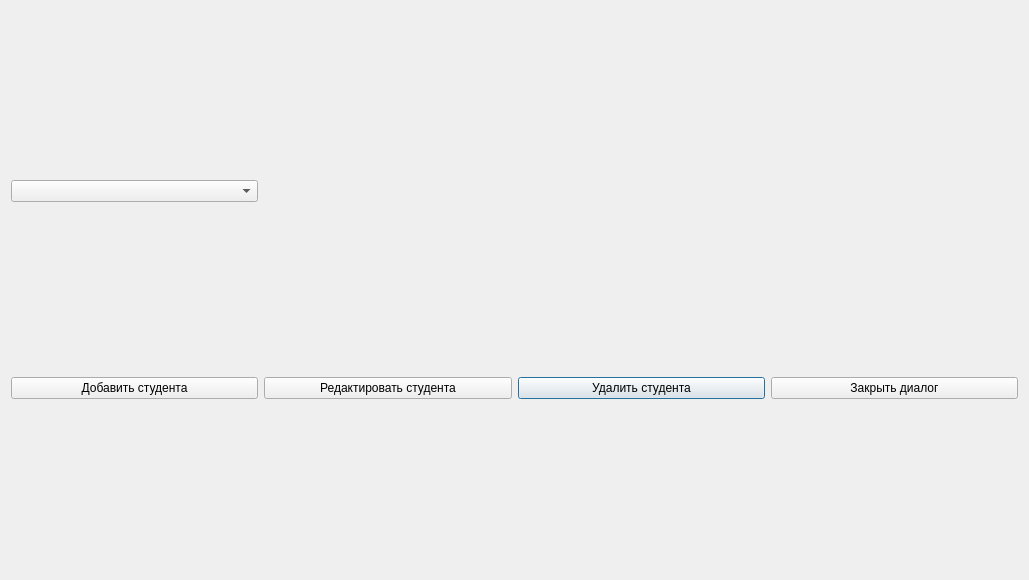
<?xml version="1.0" encoding="UTF-8"?>
<ui version="4.0">
 <class>Dialog</class>
 <widget class="QDialog" name="Dialog">
  <property name="geometry">
   <rect>
    <x>0</x>
    <y>0</y>
    <width>1029</width>
    <height>580</height>
   </rect>
  </property>
  <property name="windowTitle">
   <string>Dialog</string>
  </property>
  <layout class="QGridLayout" name="gridLayout">
   <item row="1" column="2">
    <widget class="QPushButton" name="pushButton_3">
     <property name="text">
      <string>Удалить студента</string>
     </property>
    </widget>
   </item>
   <item row="0" column="1" colspan="2">
    <layout class="QFormLayout" name="formLayout"/>
   </item>
   <item row="0" column="0">
    <widget class="QComboBox" name="comboBox"/>
   </item>
   <item row="1" column="1">
    <widget class="QPushButton" name="pushButton">
     <property name="text">
      <string>Редактировать студента</string>
     </property>
    </widget>
   </item>
   <item row="1" column="0">
    <widget class="QPushButton" name="pushButton_2">
     <property name="text">
      <string>Добавить студента</string>
     </property>
    </widget>
   </item>
   <item row="1" column="3">
    <widget class="QPushButton" name="pushButton_4">
     <property name="text">
      <string>Закрыть диалог</string>
     </property>
    </widget>
   </item>
  </layout>
 </widget>
 <resources/>
 <connections/>
</ui>
